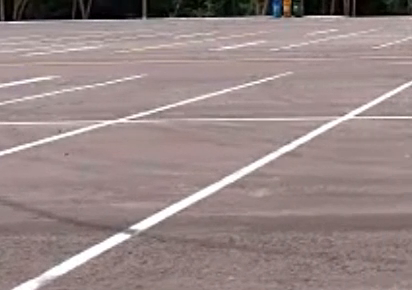
#> input picture frame 58 of test.mp4, 412 x 290 px
$ python lines-by-canny.py
#> lines starting #> are read from the running program, lines starting #| are printed output that depends on the picture
#!/usr/bin/env python

# lines-by-canny.py
# Property of Opto Labs
# Copyleft license for personal use
#   Author: Alden Kane

import cv2 as cv2

cam = cam = cv2.VideoCapture("./test.mp4")

while True:
    cv2.namedWindow("Camera Feed", cv2.WINDOW_NORMAL)
    cv2.resizeWindow("Camera Feed", 400, 225)

    cv2.namedWindow("Canny of Feed", cv2.WINDOW_NORMAL)
    cv2.resizeWindow("Canny of Feed", 400, 225)

    retval, frame = cam.read()
#> frame is the input picture: shape (290, 412, 3); mean B, G, R 134.6, 135.7, 152.2
    edges = cv2.Canny(frame, 100, 200)
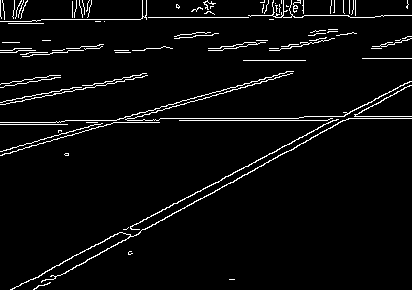
#> edges: shape (290, 412); 4.2% white in thin lines or dots

    cv2.moveWindow("Camera Feed", 0, 0)
    cv2.moveWindow("Canny of Feed", 420, 0)

    cv2.imshow("Camera Feed", frame)
    cv2.imshow("Canny of Feed", edges)

    # cv2 Syntax for Processing
    action = cv2.waitKey(1)
#> (key Esc is pressed here)
    if action == 27:
        break

cv2.destroyAllWindows()

$ run again, starting later in the video
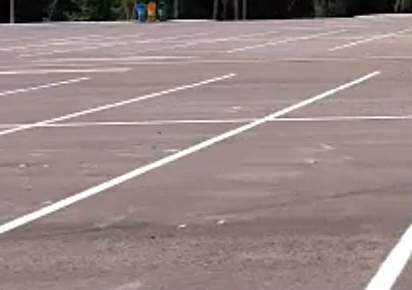
#> input picture frame 265 of test.mp4, 412 x 290 px
#> frame is the input picture: shape (290, 412, 3); mean B, G, R 134.4, 135.8, 152.9
#> `edges = cv2.Canny(frame, 100, 200)`:
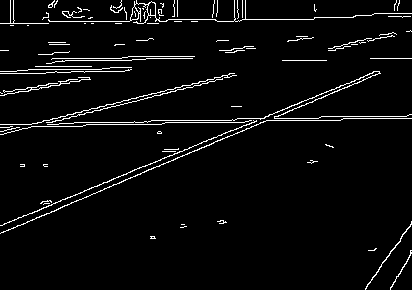
#> edges: shape (290, 412); 4.1% white in thin lines or dots

$ run again, starting later in the video
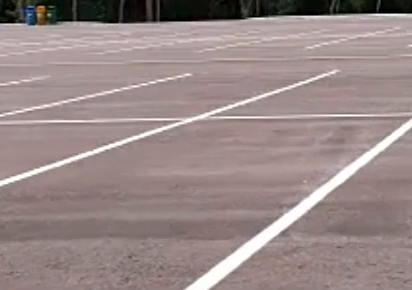
#> input picture frame 471 of test.mp4, 412 x 290 px
#> frame is the input picture: shape (290, 412, 3); mean B, G, R 134.8, 136.7, 152.7
#> `edges = cv2.Canny(frame, 100, 200)`:
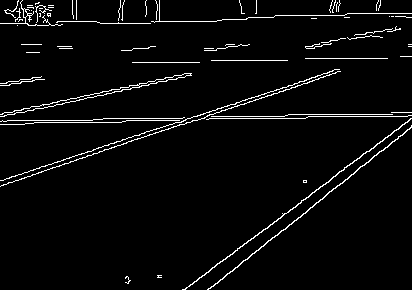
#> edges: shape (290, 412); 3.7% white in thin lines or dots
